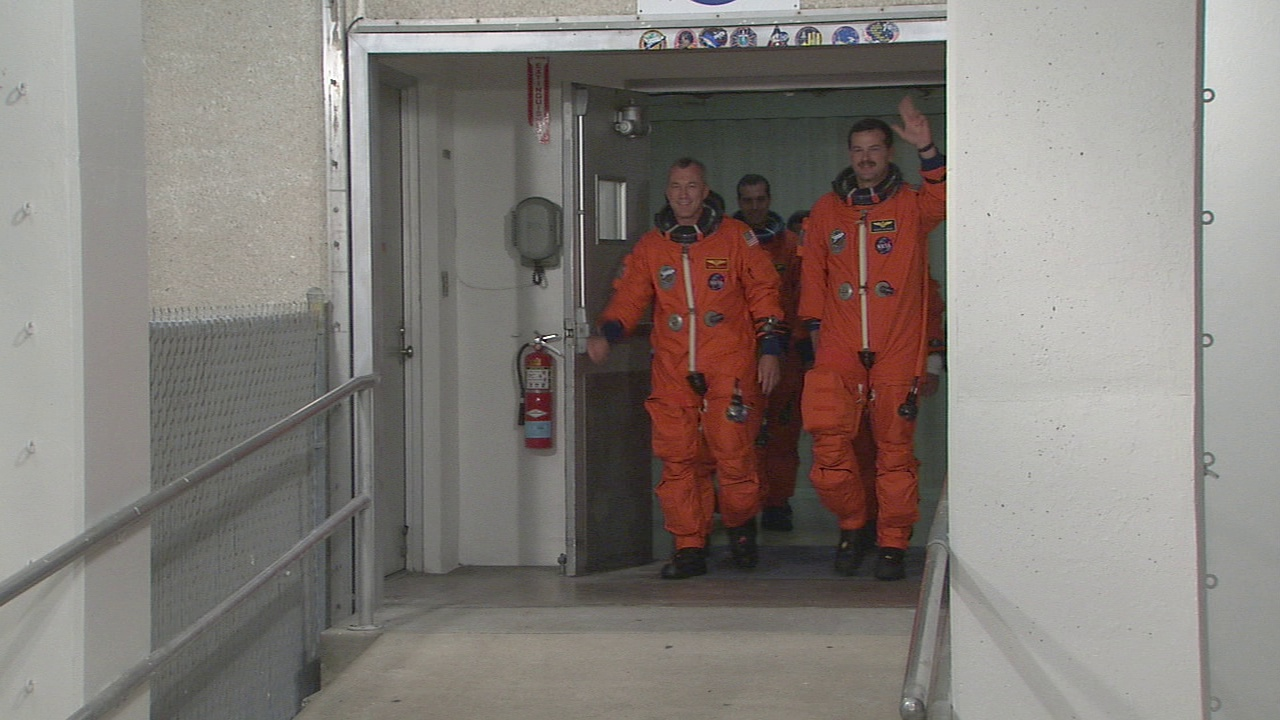
#> input picture 1 previous frame.jpg, 1280 x 720 px
$ python edgesdetection.py '1 previous frame.jpg' 5 5
#> lines starting #> are read from the running program, lines starting #| are printed output that depends on the picture
import cv2, sys, numpy as np

# read command-line arguments
filename = sys.argv[1]
lo = int(sys.argv[2])
hi = int(sys.argv[3])

# load and display original image as grayscale
image = cv2.imread(filename = filename, flags = cv2.IMREAD_GRAYSCALE)
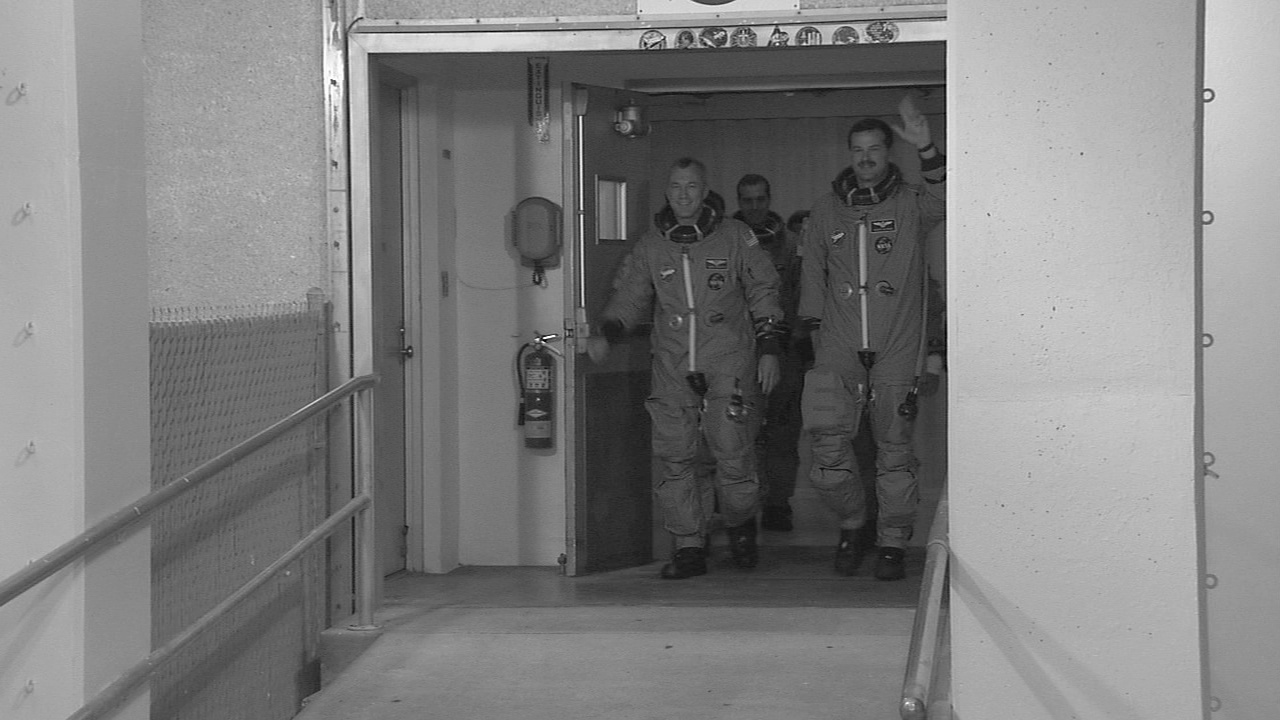
#> image: shape (720, 1280); min 0, max 255, mean 126.4
cv2.namedWindow(winname = "original", flags = cv2.WINDOW_NORMAL)
cv2.imshow(winname = "original", mat = image)
cv2.waitKey(delay = 0)

edges = cv2.Canny(image = image,
    threshold1 = lo,
    threshold2 = hi)
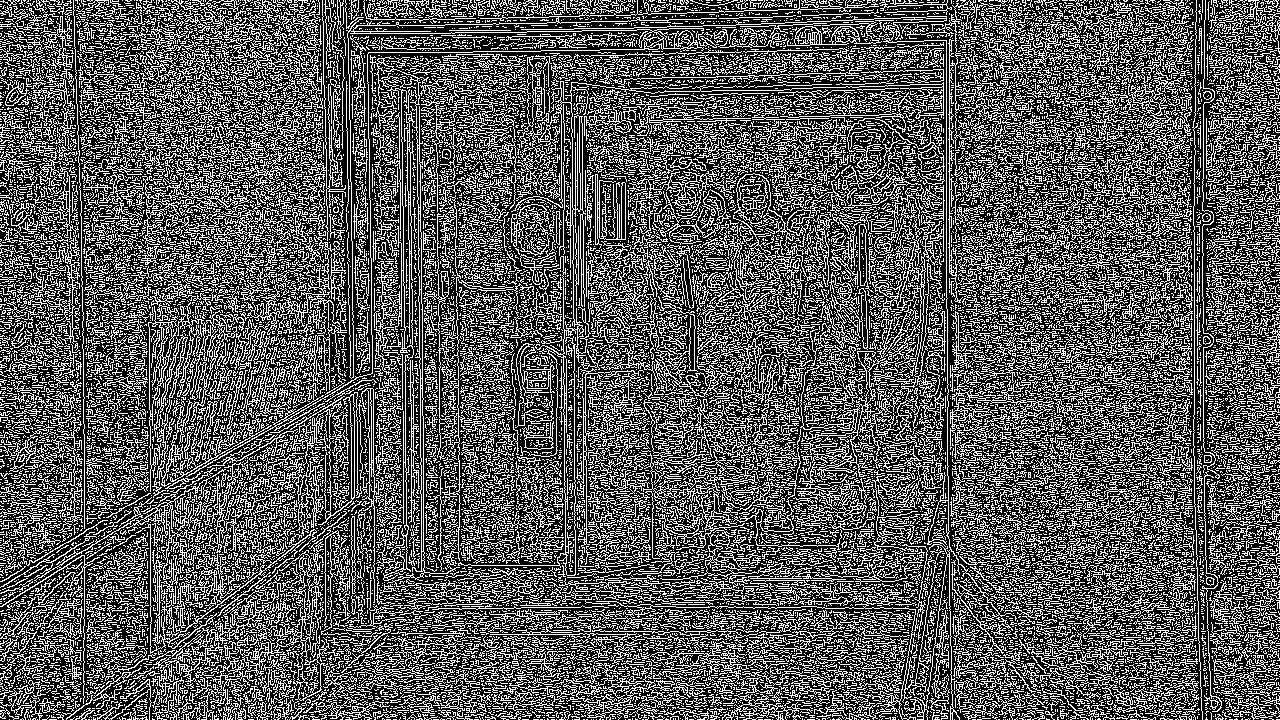
#> edges: shape (720, 1280); 35% white in thin lines or dots

    # display edges
cv2.namedWindow(winname = "edges", flags = cv2.WINDOW_NORMAL)
cv2.imshow(winname = "edges", mat = edges)
cv2.waitKey(delay = 0)

#usage:/usr/bin/python /home/students/jhuang/Videocoding/code/edgesdetection.py './allframes/000000.jpg' 15 35
